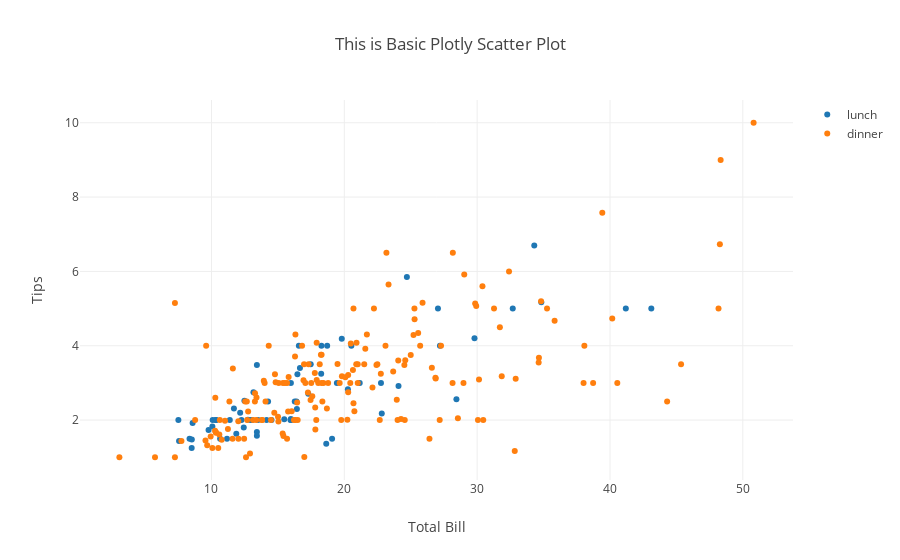

Notebook code for this chart:
### Code cell
fig = go.Figure(data   = data,
                layout = layout
               )

# Plot offline
pyo.iplot(fig)

### Figure 1 — Plotly figure (JSON) as saved in the notebook; plotly's stock layout.template omitted (floating-point values rounded to 4 significant figures; data arrays with more than 128 entries replaced by an {"elided": "..."} marker saying what was removed)
{"data": [{"mode": "markers", "name": "lunch", "type": "scatter", "uid": "0023b44c-58d3-448e-a281-b4f0025adde2", "x": [27.2, 22.76, 17.29, 19.44, 16.66, 10.07, 32.68, 15.98, 34.83, 13.03, 18.28, 24.71, 21.16, 10.65, 12.43, 24.08, 11.69, 13.42, 14.26, 15.95, 12.48, 29.8, 8.52, 14.52, 11.38, 22.82, 19.08, 20.27, 11.17, 12.26, 18.26, 8.51, 10.33, 14.15, 16, 13.16, 17.47, 34.3, 41.19, 27.05, 16.43, 8.35, 18.64, 11.87, 9.78, 7.51, 19.81, 28.44, 15.48, 16.58, 7.56, 10.34, 43.11, 13, 13.51, 18.71, 12.74, 13, 16.4, 20.53, 16.47, 12.16, 13.42, 8.58, 15.98, 13.42, 16.27, 10.09], "y": [4, 3, 2.71, 3, 3.4, 1.83, 5, 2.03, 5.17, 2, 4, 5.85, 3, 1.5, 1.8, 2.92, 2.31, 1.68, 2.5, 2, 2.52, 4.2, 1.48, 2, 2, 2.18, 1.5, 2.83, 1.5, 2, 3.25, 1.25, 2, 2, 2, 2.75, 3.5, 6.7, 5, 5, 2.3, 1.5, 1.36, 1.63, 1.73, 2, 4.19, 2.56, 2.02, 4, 1.44, 2, 5, 2, 2, 4, 2.01, 2, 2.5, 4, 3.23, 2.2, 3.48, 1.92, 3, 1.58, 2.5, 2]}, {"mode": "markers", "name": "dinner", "type": "scatter", "uid": "bd4e1562-b559-47ce-8a46-9ad2605535ac", "x": {"elided": "176 float values"}, "y": {"elided": "176 float values"}}], "layout": {"hovermode": "closest", "title": {"text": "This is Basic Plotly Scatter Plot"}, "xaxis": {"title": {"text": "Total Bill"}}, "yaxis": {"title": {"text": "Tips"}}}}
